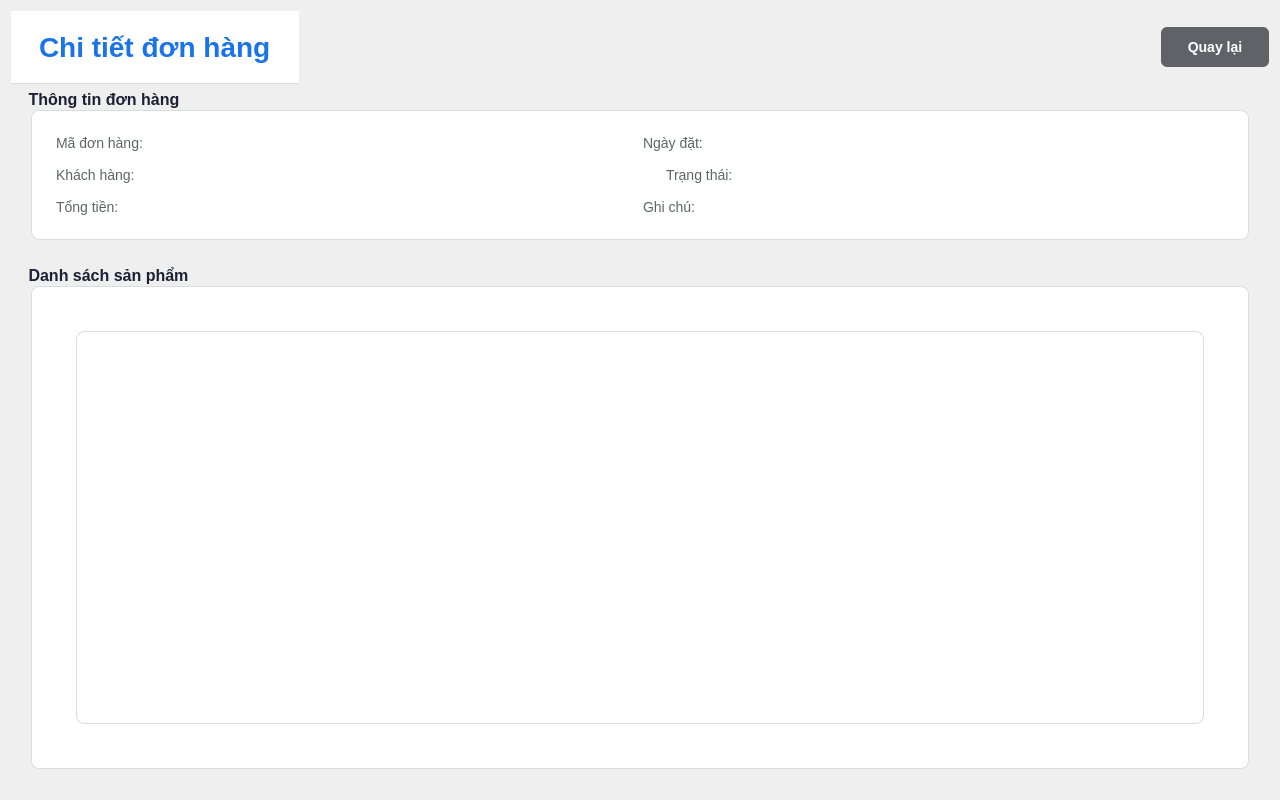
<?xml version="1.0" encoding="UTF-8"?>
<ui version="4.0">
 <class>OrderDetail</class>
 <widget class="QWidget" name="OrderDetail">
  <property name="geometry">
   <rect>
    <x>0</x>
    <y>0</y>
    <width>1280</width>
    <height>800</height>
   </rect>
  </property>
  <property name="styleSheet">
   <string>
    QMainWindow {
      background-color: #f0f2f5;
    }
    QLabel#title {
      font-size: 28px;
      color: #1a73e8;
      padding: 20px;
      font-weight: bold;
      background: white;
      border-bottom: 1px solid #dadce0;
    }
    QGroupBox {
      background: white;
      border: 1px solid #dadce0;
      border-radius: 8px;
      margin: 20px;
      padding: 15px;
      font-weight: bold;
      font-size: 16px;
      color: #1a2035;
    }
    QGroupBox::title {
      subcontrol-origin: margin;
      left: 10px;
      padding: 0 5px;
    }
    QLabel {
      color: #5f6368;
      font-size: 14px;
    }
    QPushButton {
      background-color: #1a73e8;
      color: white;
      border: none;
      border-radius: 6px;
      padding: 12px 24px;
      font-size: 14px;
      font-weight: bold;
    }
    QPushButton:hover {
      background-color: #1557b0;
    }
    QPushButton#back_btn {
      background-color: #5f6368;
    }
    QPushButton#back_btn:hover {
      background-color: #494c50;
    }
    QPushButton#refresh_btn {
      background-color: #34a853;
    }
    QPushButton#refresh_btn:hover {
      background-color: #2d8544;
    }
    QTableWidget {
      background: white;
      border: 1px solid #dadce0;
      border-radius: 8px;
      margin: 20px;
      gridline-color: #f1f3f4;
    }
    QHeaderView::section {
      background-color: #f8f9fa;
      padding: 12px;
      border: none;
      border-bottom: 2px solid #dadce0;
      font-weight: bold;
      font-size: 14px;
      color: #202124;
    }
    QTableWidget::item {
      padding: 12px;
      border-bottom: 1px solid #f1f3f4;
    }
    QTableWidget::item:selected {
      background-color: #e8f0fe;
      color: #1a73e8;
    }
    QLabel#status_label {
      color: #5f6368;
      font-size: 14px;
      margin: 10px 20px;
    }
    QWidget#bottom_widget {
      background: white;
      border-top: 1px solid #dadce0;
      padding: 10px;
    }
    
    QLabel#page_label {
      color: #5f6368;
      font-weight: bold;
    }
    
    QPushButton {
      min-width: 60px;
    }
    
    QComboBox {
      min-width: 80px;
      padding: 11px;
      border: 1px solid #dadce0;
      border-radius: 6px;
      font-size: 14px;
      background: #f8f9fa;
    }
    QComboBox:hover {
      background: white;
      border: 1px solid #1a73e8;
    }
   </string>
  </property>
  <layout class="QVBoxLayout" name="content_layout">
   <!-- Header -->
   <item>
    <layout class="QHBoxLayout" name="header_layout">
     <item>
      <widget class="QLabel" name="title">
       <property name="text">
        <string>Chi tiết đơn hàng</string>
       </property>
      </widget>
     </item>
     <item>
      <spacer name="horizontalSpacer">
       <property name="orientation">
        <enum>Qt::Horizontal</enum>
       </property>
       <property name="sizeHint" stdset="0">
        <size>
         <width>40</width>
         <height>20</height>
        </size>
       </property>
      </spacer>
     </item>
     <item>
      <widget class="QPushButton" name="back_btn">
       <property name="text">
        <string>Quay lại</string>
       </property>
      </widget>
     </item>
    </layout>
   </item>
   
   <!-- Order Info -->
   <item>
    <widget class="QGroupBox" name="order_info_group">
     <property name="title">
      <string>Thông tin đơn hàng</string>
     </property>
     <layout class="QGridLayout" name="gridLayout">
      <item row="0" column="0">
       <widget class="QLabel" name="order_id_label">
        <property name="text">
         <string>Mã đơn hàng:</string>
        </property>
       </widget>
      </item>
      <item row="0" column="1">
       <widget class="QLabel" name="order_date_label">
        <property name="text">
         <string>Ngày đặt:</string>
        </property>
       </widget>
      </item>
      <item row="1" column="0">
       <widget class="QLabel" name="customer_name_label">
        <property name="text">
         <string>Khách hàng:</string>
        </property>
       </widget>
      </item>
      <item row="1" column="1">
       <widget class="QLabel" name="status_label">
        <property name="text">
         <string>Trạng thái:</string>
        </property>
       </widget>
      </item>
      <item row="2" column="0">
       <widget class="QLabel" name="total_amount_label">
        <property name="text">
         <string>Tổng tiền:</string>
        </property>
       </widget>
      </item>
      <item row="2" column="1">
       <widget class="QLabel" name="note_label">
        <property name="text">
         <string>Ghi chú:</string>
        </property>
       </widget>
      </item>
     </layout>
    </widget>
   </item>
   
   <!-- Order Items -->
   <item>
    <widget class="QGroupBox" name="order_items_group">
     <property name="title">
      <string>Danh sách sản phẩm</string>
     </property>
     <layout class="QVBoxLayout" name="verticalLayout_2">
      <item>
       <widget class="QTableWidget" name="items_table">
        <property name="selectionMode">
         <enum>QAbstractItemView::SingleSelection</enum>
        </property>
        <property name="selectionBehavior">
         <enum>QAbstractItemView::SelectRows</enum>
        </property>
        <property name="showGrid">
         <bool>true</bool>
        </property>
        <property name="gridStyle">
         <enum>Qt::SolidLine</enum>
        </property>
        <attribute name="horizontalHeaderStretchLastSection">
         <bool>true</bool>
        </attribute>
       </widget>
      </item>
     </layout>
    </widget>
   </item>
  </layout>
 </widget>
 
 <resources/>
</ui> 
